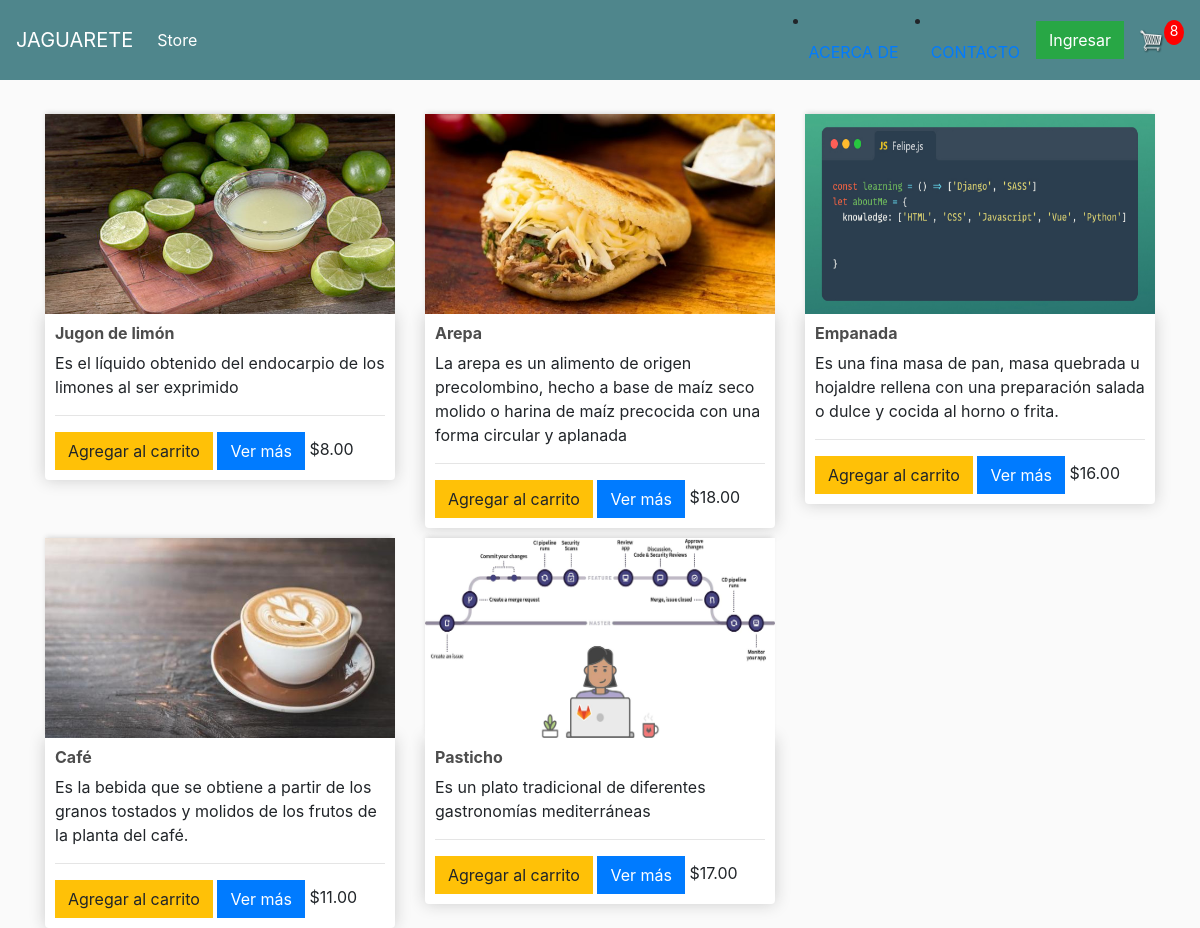
The app's page / (signed in) with its own data.
### store/models.py (models this page shows, shortened)
class Product(models.Model):
    name= models.CharField(max_length=200,null = True)
    price = models.DecimalField(max_digits=7, decimal_places=2)
    img = models.ImageField(null= True,blank=True)
    description = models.CharField(max_length=255,default="")
    category = models.CharField(max_length=255,default="Comidas")

### store/views.py (the view)
# urls.py: path('',include('store.urls'))
def store(request):
    if request.user.is_authenticated:
        customer = request.user.customer
        order, created = Order.objects.get_or_create(customer=customer, complete=False )
        Items = order.orderitem_set.all()
        carItems = order.get_car_items
    else:
        Items = []
        order = {'get_car_total':0,'get_car_items':0 }
        carItems = order['get_car_items']
    products = Product.objects.all()
    context = {'products':products, 'carItems': carItems}
    return render(request,'store/store.html',context)

### store/models.py (called while the page is built)
    @property
    def get_car_items(self):
        orderitems = self.orderitem_set.all()
        total =sum([Item.quantity for Item in orderitems])
        return total

### store/templates/store/store.html
{% extends 'store/main.html' %}
{% load static %}
{% block content %}
<div class="row">
    {% for product in products %}
    <div class="col-lg-4">
        <img class="thumbnail" src="{{product.img.url}}" alt="">
        <div class="box-element product">
            <h6><strong>{{product.name}}</strong></h6>
            <p>{{product.description}}</p>
            <hr>
            <button data-product={{product.id}} data-action="add" class="btn btn-warning add-btn update-car">Agregar al carrito</button>
            <a href="#" class="btn btn-primary">Ver más</a>
            <span>${{product.price | floatformat:2}}</span>
        </div>
    </div>
    {% endfor %}
</div>
{% endblock content %}

### static/css/main.css (style rules this page uses)
body { background-color: hsl(0, 0%, 98%); }
h1,h2,h3,h4,h5,h6 { color:hsl(0, 0%, 30%); }
.box-element { box-shadow:hsl(0, 0%, 80%) 0 0 16px; background-color: #fff; border-radius: 4px; padding: 10px; }
.thumbnail { width: 100%; height: 200px; -webkit-box-shadow: -1px -3px 5px -2px rgba(214,214,214,1); -moz-box-shadow: -1px -3px 5px -2px rgba(214,214,214,1); box-shadow: -1px -3px 5px -2px rgba(214,214,214,1); }
.product { border-radius: 0 0 4px 4px; }
.col-lg-4, .col-lg-6, .col-lg-8, .col-lg-12 { margin-top: 10px; }
.btn { border-radius: 0; }

### records on screen
Product: img (picture), name "Jugon de limón", description "Es el líquido obtenido del endocarpio de los limones al ser exprimido", price "8.00"
Product: img (picture), name "Arepa", description "La arepa es un alimento de origen precolombino, hecho a base de maíz seco molido o harina de maíz precocida con una forma circular y aplanada", price "18.00"
Product: img (picture), name "Empanada", description "Es una fina masa de pan, masa quebrada u hojaldre rellena con una preparación salada o dulce y cocida al horno o frita.", price "16.00"
Product: img (picture), name "Café", description "Es la bebida que se obtiene a partir de los granos tostados y molidos de los frutos de la planta del café.", price "11.00"
Product: img (picture), name "Pasticho", description "Es un plato tradicional de diferentes gastronomías mediterráneas", price "17.00"

### other values on screen
{{ carItems }} "8"
